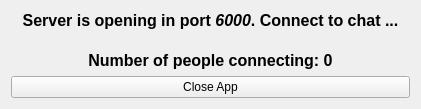
<?xml version="1.0" encoding="UTF-8"?>
<ui version="4.0">
 <class>Widget</class>
 <widget class="QWidget" name="Widget">
  <property name="geometry">
   <rect>
    <x>0</x>
    <y>0</y>
    <width>421</width>
    <height>109</height>
   </rect>
  </property>
  <property name="windowTitle">
   <string>Widget</string>
  </property>
  <layout class="QVBoxLayout" name="verticalLayout">
   <item>
    <widget class="QLabel" name="label">
     <property name="text">
      <string>&lt;html&gt;&lt;head/&gt;&lt;body&gt;&lt;p align=&quot;center&quot;&gt;&lt;span style=&quot; font-size:12pt; font-weight:600;&quot;&gt;Server is opening in port &lt;/span&gt;&lt;span style=&quot; font-size:12pt; font-weight:600; font-style:italic;&quot;&gt;6000&lt;/span&gt;&lt;span style=&quot; font-size:12pt; font-weight:600;&quot;&gt;. Connect to chat ...&lt;/span&gt;&lt;/p&gt;&lt;/body&gt;&lt;/html&gt;</string>
     </property>
    </widget>
   </item>
   <item>
    <spacer name="verticalSpacer">
     <property name="orientation">
      <enum>Qt::Vertical</enum>
     </property>
     <property name="sizeHint" stdset="0">
      <size>
       <width>20</width>
       <height>40</height>
      </size>
     </property>
    </spacer>
   </item>
   <item>
    <widget class="QLabel" name="label_2">
     <property name="text">
      <string>&lt;html&gt;&lt;head/&gt;&lt;body&gt;&lt;p align=&quot;center&quot;&gt;&lt;span style=&quot; font-size:12pt; font-weight:600;&quot;&gt;Number of people connecting: 0&lt;/span&gt;&lt;/p&gt;&lt;/body&gt;&lt;/html&gt;</string>
     </property>
    </widget>
   </item>
   <item>
    <widget class="QPushButton" name="pushButton_2">
     <property name="text">
      <string>Close App</string>
     </property>
    </widget>
   </item>
  </layout>
 </widget>
 <resources/>
 <connections/>
</ui>
